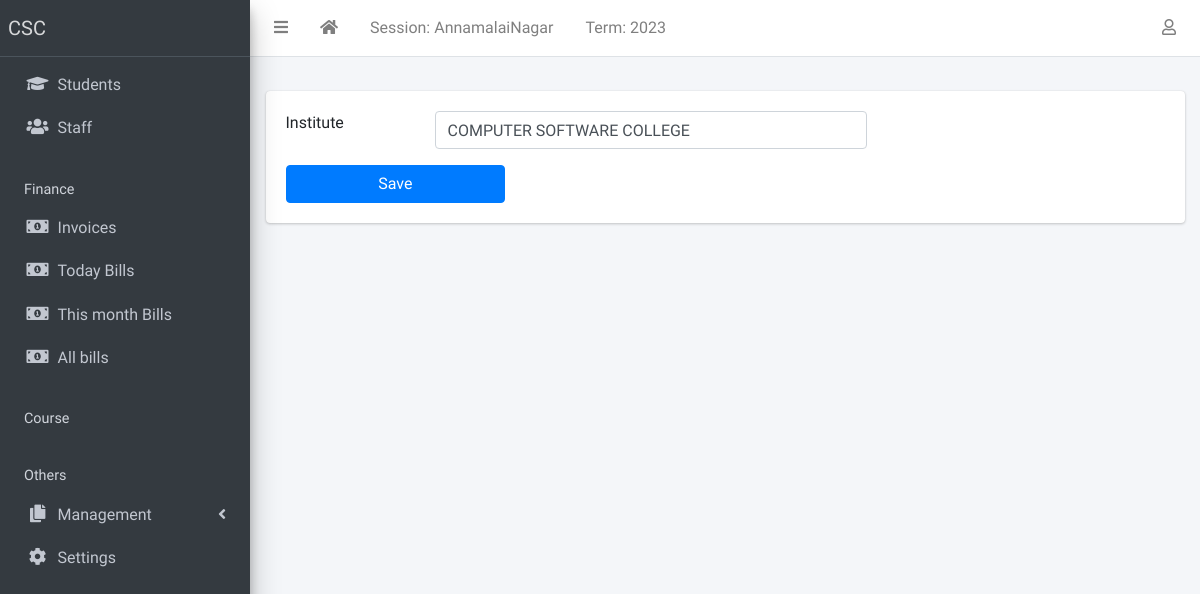
The page /site-config (signed in) on the database its author committed.
### apps/corecode/models.py (models this page shows, shortened)
class AcademicSession(models.Model):
    name = models.CharField(max_length=200, unique=True)
    current = models.BooleanField(default=True)
    class Meta:
        ordering = ["-name"]

class AcademicTerm(models.Model):
    name = models.CharField(max_length=20, unique=True)
    current = models.BooleanField(default=True)
    class Meta:
        ordering = ["name"]

class SiteConfig(models.Model):
    key = models.SlugField()
    value = models.CharField(max_length=200)

### apps/corecode/views.py (the view, shortened to what this page needs)
# urls.py: path("site-config", SiteConfigView.as_view(), name="configs"),
class SiteConfigView(LoginRequiredMixin, View):
    form_class = SiteConfigForm
    template_name = "corecode/siteconfig.html"
    def get(self, request, *args, **kwargs):
        formset = self.form_class(queryset=SiteConfig.objects.all())
        context = {"formset": formset}
        return render(request, self.template_name, context)

### apps/corecode/context_processors.py (called while the page is built)
def site_defaults(request):
    current_session = AcademicSession.objects.get(current=True)
    current_term = AcademicTerm.objects.get(current=True)
    vals = SiteConfig.objects.all()
    contexts = {
        "current_session": current_session.name,
        "current_term": current_term.name,
    }
    for val in vals:
        contexts[val.key] = val.value
    return contexts

### apps/corecode/templates/corecode/siteconfig.html (shortened to what this page needs)
{% extends 'base.html' %}
{% load widget_tweaks %}
{% block content %}
  <form method="POST">
    <div class="mb-3">
      {% for form in formset %}
      <div class="form-group row">
        <div class="col-2">{{ form.key.value}}</div>
        <div class="col-6">{{ form.value | add_class:"form-control" | attr:"required"}}</div>
      </div>
      {% endfor %}
    </div>
    <input type="submit" value="Save" class="w-25 btn btn-primary">
  </form>
{% endblock content %}

### templates/base.html (shortened to what this page needs)
{% load static %}
<!DOCTYPE html>
<html lang="en">
<head>
  <link href="https://cdnjs.cloudflare.com/ajax/libs/select2/4.0.13/css/select2.min.css" rel="stylesheet" />
  <link rel="stylesheet" href="{% static 'plugins/fontawesome-free/css/all.min.css' %}">
  <link rel="stylesheet" href="{% static 'plugins/toastr/toastr.min.css' %}">
  <link rel="stylesheet"
    href="{% static 'plugins/overlayScrollbars/css/OverlayScrollbars.min.css' %}">
  <link rel="stylesheet" href="{% static 'plugins/Datatables/datatables.min.css' %}" />
  <link rel="stylesheet" href="{% static 'dist/css/adminlte.min.css' %}">
</head>
<body
  class="hold-transition sidebar-mini layout-fixed layout-navbar-fixed layout-footer-fixed">
  <div class="wrapper">
    <nav class="main-header navbar navbar-expand navbar-white navbar-light">
      <ul class="navbar-nav">
        <li class="nav-item">
          <a class="nav-link" data-widget="pushmenu" href="#" role="button"><i
              class="fas fa-bars"></i></a>
        </li>
        <li class="nav-item d-none d-sm-inline-block">
          <a href="{% url 'home' %} " class="nav-link"><i class="fa fa-home"></i></a>
        </li>
        <li class="nav-item d-none d-sm-inline-block">
          <a  class="nav-link">Session: {{ current_session }}</a>
        </li>
        <li class="nav-item d-none d-sm-inline-block">
          <a  class="nav-link">Term: {{ current_term }}</a>
        </li>
      </ul>
      <ul class="navbar-nav ml-auto">
        <li class="nav-item dropdown">
          <a class="nav-link" data-toggle="dropdown" href="#">
            <i class="far fa-user"></i>
          </a>
        </li>
      </ul>
    </nav>
    <aside class="main-sidebar sidebar-dark-primary elevation-4">
      <a href="{% url 'home' %}" class="brand-link">CSC</a>
      <div class="sidebar">
        <nav class="mt-2">
          <ul class="nav nav-pills nav-sidebar flex-column"
            data-widget="treeview" role="menu" data-accordion="false">
            <li class="nav-item">
              <a href="{% url 'dashboard' %}" class="nav-link">
                <i class="nav-icon fas fa-graduation-cap"></i>
                <p>
                  Students
                </p>
              </a>
            </li>
            <li class="nav-item">
              <a href="{% url 'staff-list' %}" class="nav-link">
                <i class="nav-icon fas fa-users"></i>
                <p>
                 Staff
                </p>
              </a>
            </li>
            <li class="nav-header">Finance</li>
            <li class="nav-item">
              <a href="{% url 'invoice-list' %}" class="nav-link">
                <i class="nav-icon fas fa-money-bill-alt"></i>
                <p>
                  Invoices
                </p>
              </a>
            </li>
            <li class="nav-item">
              <a href="{% url 'today' %}" class="nav-link">
                <i class="nav-icon fas fa-money-bill-alt"></i>
                <p>
                   Today Bills
                </p>
              </a>
            </li>
            <li class="nav-item">
              <a href="{% url 'month' %}" class="nav-link">
                <i class="nav-icon fas fa-money-bill-alt"></i>
                <p>
                  This month Bills
                </p>
              </a>
            </li>
            <li class="nav-item">
              <a href="{% url 'all' %}" class="nav-link">
                <i class="nav-icon fas fa-money-bill-alt"></i>
                <p>
                  All bills
                </p>
              </a>
            </li>
            <li class="nav-header">Course</li>
            <li class="nav-header">Others</li>
            <li class="nav-item has-treeview">
              <a href="#" class="nav-link">
                <i class="nav-icon fas fa-copy"></i>
                <p>
                  Management
                  <i class="fas fa-angle-left right"></i>
                </p>
              </a>
            </li>
            <li class="nav-item">
              <a href="{% url 'configs' %}" class="nav-link">
                <i class="nav-icon fas fa-cog"></i>
                <p>
                  Settings
                </p>
              </a>
            </li>
          </ul>
        </nav>
      </div>
    </aside>
    <div class="content-wrapper">
      <section class="content-header">
      </section>
      <section class="content">
        <div class="container-fluid">
          <div class="row">
            <div class="col-md-12">
              {% block fullcard %}
              <div class="card">
                <div class="card-body">
                  <div class="row">
                    <div class="col">
                      {% block content %}
                      {% endblock content %}
                    </div>
                  </div>
                </div>
              </div>
              {% endblock fullcard %}
            </div>
          </div>
        </div>
      </section>
    </div>
  </div>
</body>
</html>

### rows shown on the page
AcademicSession: name "AnnamalaiNagar"
AcademicTerm: name "2023"
SiteConfig: key.value "Institute"
